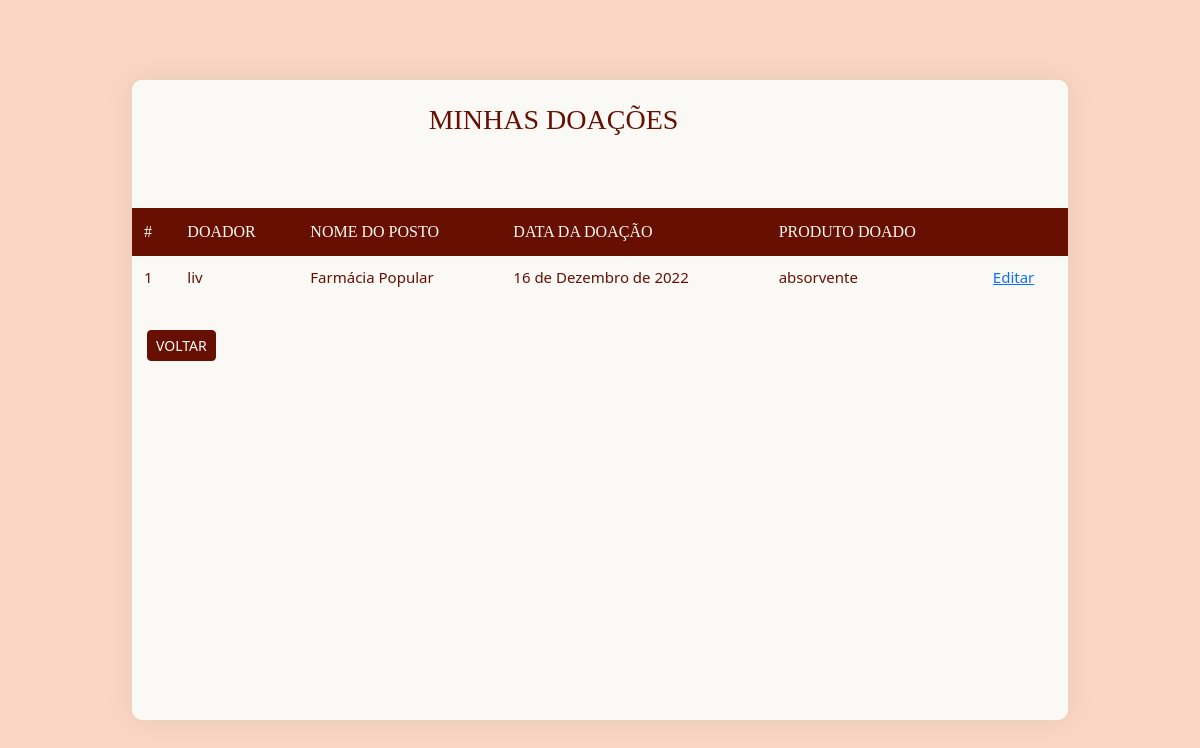
The page /minhasdoacoes/ (signed in) on the database as committed earlier.
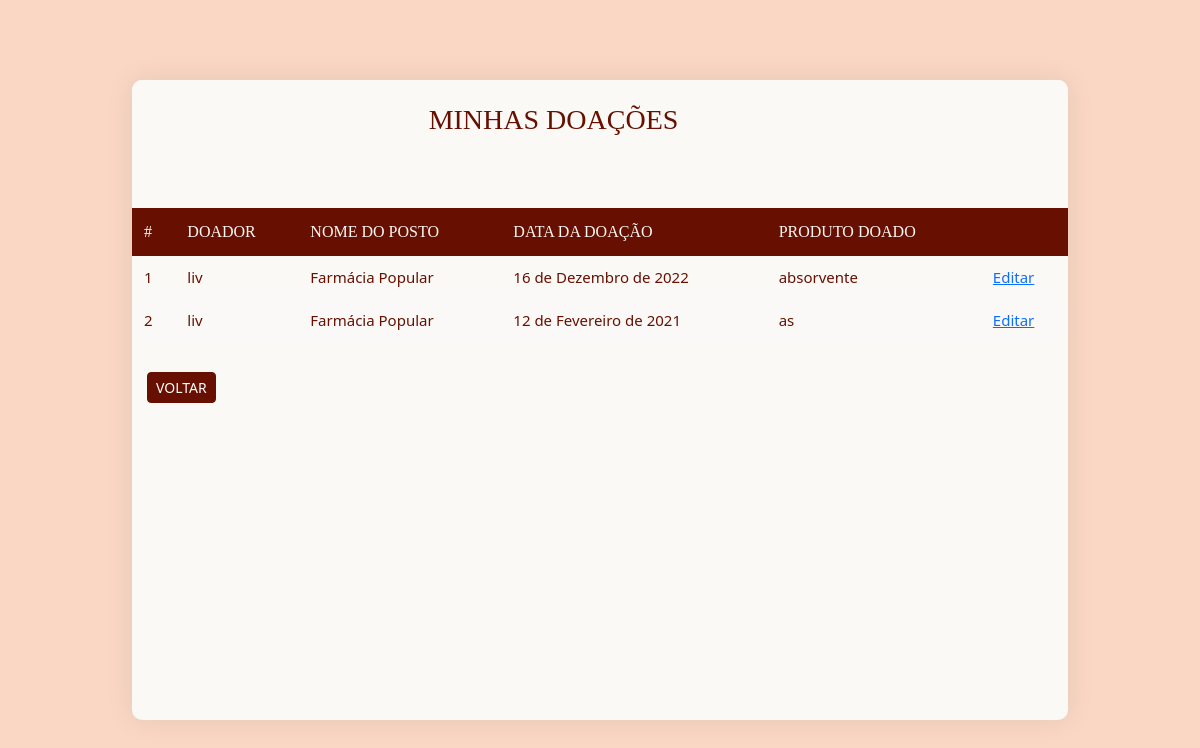
The same page on the database as committed later.
### sistema/models.py (models this page shows, shortened)
class Doacoes(models.Model):
    produto = models.CharField(max_length=50)
    doador = models.ForeignKey(User, on_delete=models.CASCADE)
    data = models.DateField()
    pontocoleta = models.ForeignKey(pontosColeta, on_delete=models.CASCADE)

class pontosColeta(models.Model):
    nome = models.CharField(max_length=100)
    bairro = models.CharField(max_length=100)
    rua = models.CharField(max_length=100)
    numero = models.CharField(max_length=10, validators=[validate_number])
    descricao = models.CharField(max_length=100, null=False)
    pix = models.CharField(max_length=100, null=False)
    telefone = models.CharField(max_length=11, null=True, blank=True, default=None, validators=[validate_number])
    horaabertura = models.TimeField(auto_now=False, auto_now_add=False, default="00:00")
    horafechamento = models.TimeField(auto_now=False, auto_now_add=False, default="00:00")
    def __str__(self):
        return self.nome

### sistema/views.py (the view)
# urls.py: path('minhasdoacoes/', views.minhas_doacoes, name='minhasdoacoes'),
def minhas_doacoes (request):
    iduser = request.user.id
    doacoes = Doacoes.objects.filter(doador=iduser)
    return render (request, '../templates/sistema/minhasdoacoes.html', {'doacoes': doacoes})

### templates/sistema/minhasdoacoes.html
{% extends 'sistema/base_table.html' %}
{%load static%}
{% block content %}
                <div class="panel">
                    <div class="panel-heading">
                        <div class="row">
                            <div class="col col-sm-3 col-xs-12" style="width: 90%;">
                                <h4 class="title">Minhas Doações</h4>
                            </div>
                        </div>
                    </div>
                    <div class="panel-body table-responsive">
                        <table class="table">
                            <thead>
                                <tr>
                                    <th>#</th>
                                    <th>Doador</th>
                                    <th>Nome do Posto</th>
                                    <th>Data da doação</th>
                                    <th>Produto doado</th>
                                    <th></th>
                                </tr>
                            </thead>
                            <tbody>
                                {% for doacao in doacoes %}
                                <tr>
                                    <td>{{ doacao.id }}</td>
                                    <td>{{ doacao.doador }}</td>
                                    <td>{{doacao.pontocoleta }}</td>
                                    <td>{{doacao.data}}</td>
                                    <td>{{doacao.produto}}
                                    </td>
                                    <td><a href="{% url 'editar_doacao' doacao.id %}">Editar</a></td>
                                </tr>
                                {% endfor %}
                            </tbody>
                        </table>
                    </div>
                    <div class="panel-footer">
                        <div class="row">
                            <a href="{% url 'tela_inicio'%}"><button class="btn btn-primary btn-sm" type="button" style="background-color: #671002; border-color: #671002; text-transform: uppercase;"> Voltar</button></a>
                        </div>
                    </div>
                </div>
{% endblock %}

Rows that differ between the two databases and show on the page:
added Doacoes: id "2", doador "liv", pontocoleta "Farmácia Popular", data "12 de Fevereiro de 2021", produto "as"
